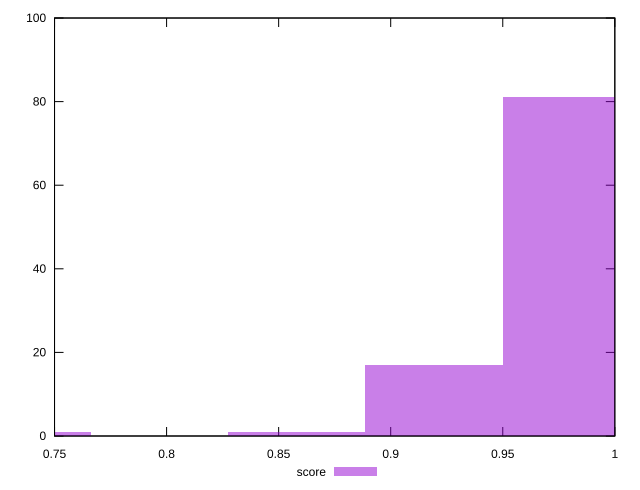

Here is the gnuplot script that generated this plot:
reset

$score <<EOF
0.9806811113136018 81
0.9193885418565017 17
0.8580959723994016 1
0.7355108334852014 1
EOF

set key outside below
set boxwidth 0.06129256945710011
set xrange [0.75:1]
set yrange [0:100]
set trange [0:100]
set style fill transparent solid 0.5 noborder
set terminal svg size 640, 490 enhanced background rgb 'white'
set output "report_00015_2021-02-09T16-11-33.973Z/bootup-time/samples/pages+cached+noadtech+nomedia+nocss/score/histogram.svg"

plot $score title "score" with boxes

reset
